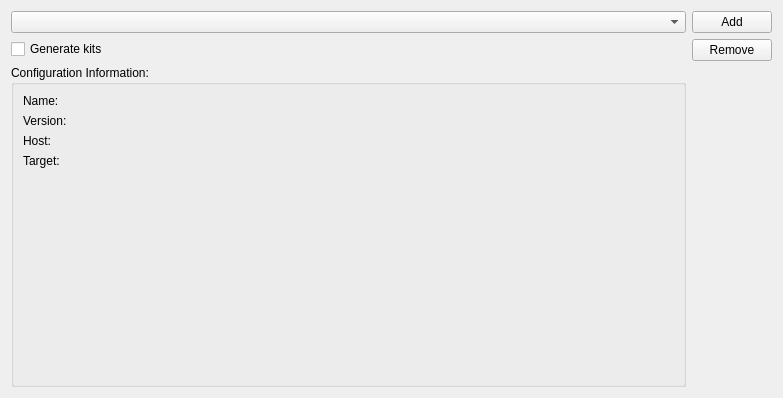
<?xml version="1.0" encoding="UTF-8"?>
<ui version="4.0">
 <class>Qnx::Internal::QnxSettingsWidget</class>
 <widget class="QWidget" name="Qnx::Internal::QnxSettingsWidget">
  <property name="geometry">
   <rect>
    <x>0</x>
    <y>0</y>
    <width>783</width>
    <height>398</height>
   </rect>
  </property>
  <property name="windowTitle">
   <string>Form</string>
  </property>
  <layout class="QHBoxLayout" name="horizontalLayout_2">
   <item>
    <layout class="QHBoxLayout" name="horizontalLayout">
     <item>
      <layout class="QVBoxLayout" name="verticalLayout_2">
       <item>
        <widget class="QComboBox" name="configsCombo"/>
       </item>
       <item>
        <widget class="QCheckBox" name="generateKitsCheckBox">
         <property name="text">
          <string>Generate kits</string>
         </property>
        </widget>
       </item>
       <item>
        <widget class="QGroupBox" name="groupBox">
         <property name="minimumSize">
          <size>
           <width>0</width>
           <height>0</height>
          </size>
         </property>
         <property name="title">
          <string>Configuration Information:</string>
         </property>
         <layout class="QHBoxLayout" name="horizontalLayout_3">
          <item>
           <layout class="QVBoxLayout" name="verticalLayout_3">
            <item>
             <widget class="QLabel" name="label">
              <property name="text">
               <string>Name:</string>
              </property>
             </widget>
            </item>
            <item>
             <widget class="QLabel" name="label_4">
              <property name="text">
               <string>Version:</string>
              </property>
             </widget>
            </item>
            <item>
             <widget class="QLabel" name="label_6">
              <property name="text">
               <string>Host:</string>
              </property>
             </widget>
            </item>
            <item>
             <widget class="QLabel" name="label_8">
              <property name="text">
               <string>Target:</string>
              </property>
             </widget>
            </item>
            <item>
             <spacer name="verticalSpacer_2">
              <property name="orientation">
               <enum>Qt::Vertical</enum>
              </property>
              <property name="sizeHint" stdset="0">
               <size>
                <width>20</width>
                <height>40</height>
               </size>
              </property>
             </spacer>
            </item>
           </layout>
          </item>
          <item>
           <layout class="QVBoxLayout" name="verticalLayout_4">
            <item>
             <widget class="QLabel" name="configName">
              <property name="text">
               <string/>
              </property>
             </widget>
            </item>
            <item>
             <widget class="QLabel" name="configVersion">
              <property name="text">
               <string/>
              </property>
             </widget>
            </item>
            <item>
             <widget class="QLabel" name="configHost">
              <property name="text">
               <string/>
              </property>
             </widget>
            </item>
            <item>
             <widget class="QLabel" name="configTarget">
              <property name="text">
               <string/>
              </property>
             </widget>
            </item>
            <item>
             <spacer name="verticalSpacer_3">
              <property name="orientation">
               <enum>Qt::Vertical</enum>
              </property>
              <property name="sizeHint" stdset="0">
               <size>
                <width>20</width>
                <height>40</height>
               </size>
              </property>
             </spacer>
            </item>
           </layout>
          </item>
          <item>
           <spacer name="horizontalSpacer">
            <property name="orientation">
             <enum>Qt::Horizontal</enum>
            </property>
            <property name="sizeHint" stdset="0">
             <size>
              <width>40</width>
              <height>20</height>
             </size>
            </property>
           </spacer>
          </item>
         </layout>
         <zorder>configName</zorder>
         <zorder>verticalLayoutWidget</zorder>
         <zorder>verticalLayoutWidget_2</zorder>
         <zorder>horizontalSpacer</zorder>
        </widget>
       </item>
      </layout>
     </item>
     <item>
      <layout class="QVBoxLayout" name="verticalLayout">
       <property name="sizeConstraint">
        <enum>QLayout::SetMaximumSize</enum>
       </property>
       <item>
        <widget class="QPushButton" name="addButton">
         <property name="text">
          <string>Add</string>
         </property>
        </widget>
       </item>
       <item>
        <widget class="QPushButton" name="removeButton">
         <property name="text">
          <string>Remove</string>
         </property>
        </widget>
       </item>
       <item>
        <spacer name="verticalSpacer">
         <property name="orientation">
          <enum>Qt::Vertical</enum>
         </property>
         <property name="sizeHint" stdset="0">
          <size>
           <width>20</width>
           <height>40</height>
          </size>
         </property>
        </spacer>
       </item>
      </layout>
     </item>
    </layout>
   </item>
  </layout>
 </widget>
 <resources/>
 <connections/>
</ui>
